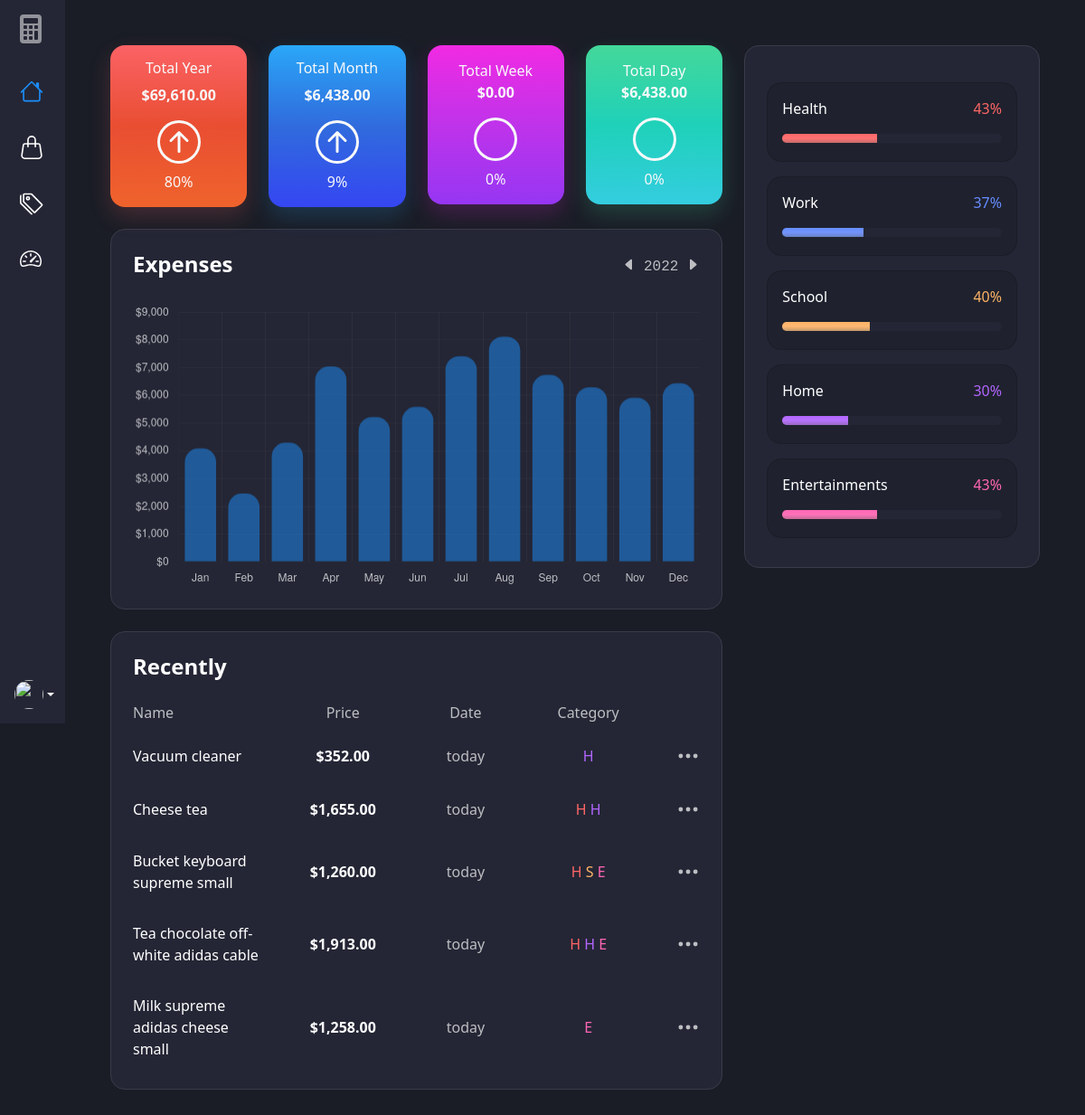
Before: / with the older database file.
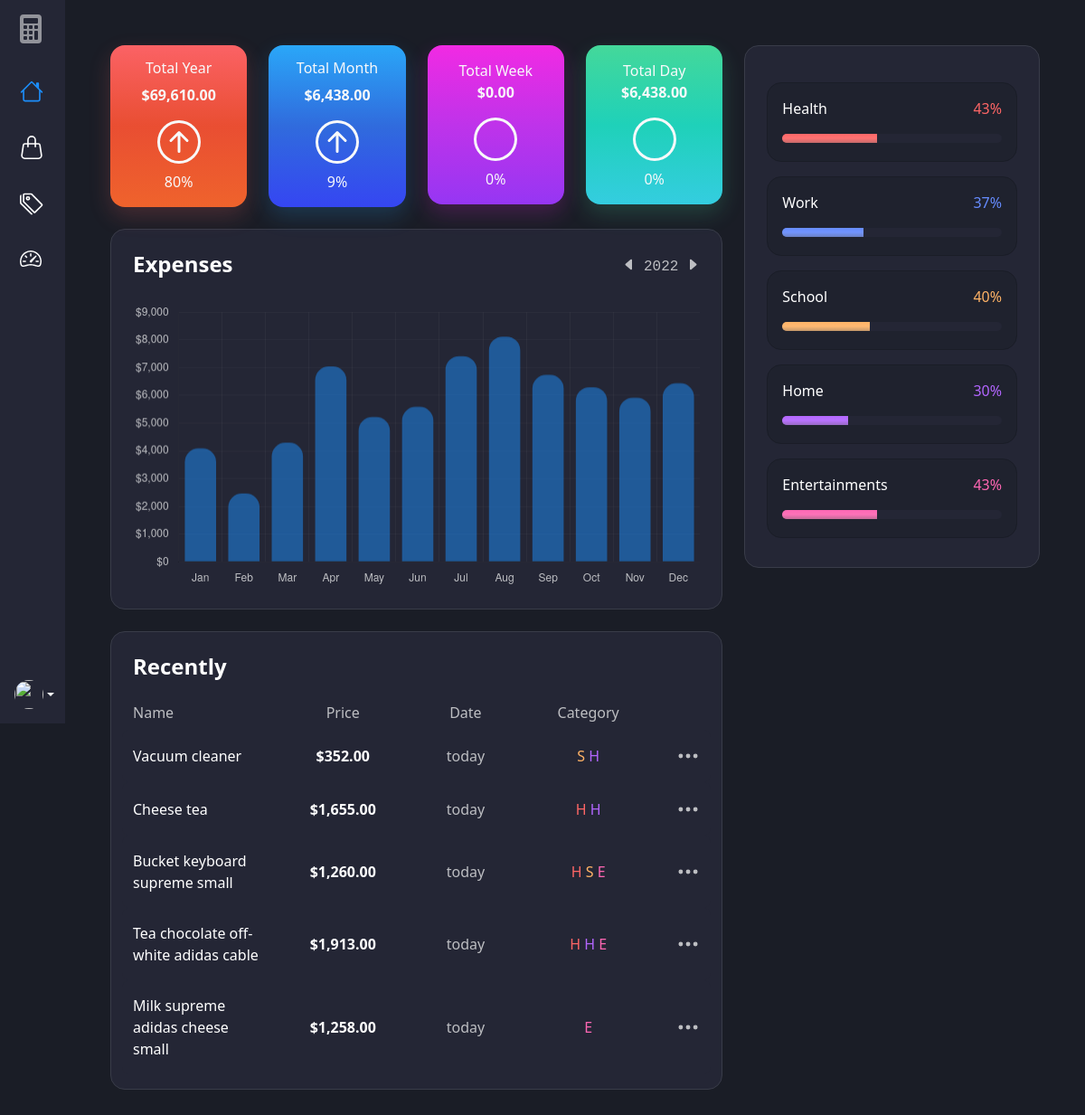
After: the same page with the newer database file.
### expenses/models.py (models this page shows, shortened)
class Expense(models.Model):
    user = models.ForeignKey(User, on_delete=models.CASCADE, blank=True, null=True)
    name = models.CharField(max_length=100)
    price = models.DecimalField(max_digits=12, decimal_places=2)
    category = models.ManyToManyField(
        Category, related_name='category', blank=True)
    created = models.DateTimeField(auto_now_add=True)
    class Meta:
        ordering = ['user', '-created']

class Category(models.Model):
    user = models.ForeignKey(User, on_delete=models.CASCADE, blank=True, null=True)
    name = models.CharField(max_length=100)
    color = models.CharField(max_length=7, default='#1c8efb')
    created = models.DateTimeField(auto_now_add=True)
    def __str__(self):
        return self.name
    class Meta:
        ordering = ['user', '-created']

### expenses/views.py (the view)
# urls.py: path('', views.home, name='home'),
def home(request):
    _MONTHNAMES = ["Jan", "Feb", "Mar", "Apr", "May", "Jun",
                   "Jul", "Aug", "Sep", "Oct", "Nov", "Dec"]
    today = datetime.combine(date.today(), time(0, 0, 0))
    week = timedelta(minutes=60*24*7)
    expenses = Expense.objects.all()[0:5]
    categories = Category.objects.all()
    total_year = sum(i.price for i in Expense.objects.filter(
        created__year=today.year))
    total_month = sum(i.price for i in Expense.objects.filter(
        created__year=today.year, created__month=today.month))
    total_week = sum(i.price for i in Expense.objects.filter(
        created__gte=today - week, created__lte=today))
    total_day = sum(i.price for i in Expense.objects.filter(
        created__year=today.year, created__month=today.month, created__day=today.day))
    last_year = sum(i.price for i in Expense.objects.filter(
        created__year=today.year - 1))
    last_month = sum(i.price for i in Expense.objects.filter(
        created__year=today.year, created__month=today.month - 1))
    last_week = sum(i.price for i in Expense.objects.filter(
        created__gte=today - week - week, created__lte=today - week))
    last_day = sum(i.price for i in Expense.objects.filter(
        created__year=today.year, created__month=today.month, created__day=today.day - 1))
    percent_last_year = _get_percent_last(
        now=total_year, last=last_year)
    percent_last_month = _get_percent_last(
        now=total_month, last=last_month)
    percent_last_week = _get_percent_last(
        now=total_week, last=last_week)
    percent_last_day = _get_percent_last(
        now=total_day, last=last_day)
    categories_percent = _get_categories_percent(
        expenses=Expense.objects.all(), categories=categories)
    expenses_data = []
    for m in range(1, 13):
        expenses_data.append(float(sum(e.price for e in Expense.objects.filter(created__year=today.year, created__month=m))))
    context = {
        'form': ExpenseForm(),
        'expenses': expenses,
        'categories': categories,
        'categories_percent': categories_percent,
        'total_year': total_year,
        'total_month': total_month,
        'total_week': total_week,
        'total_day': total_day,
        'percent_last_year': percent_last_year,
        'percent_last_month': percent_last_month,
        'percent_last_week': percent_last_week,
        'percent_last_day': percent_last_day,
        'expenses_data': expenses_data,
        'months': _MONTHNAMES,
        'chart_year': today.year,
    }
    return render(request, 'expenses/home.html', context)

### expenses/templates/expenses/home.html (shortened to what this page needs)
{% extends 'expenses/base.html' %}
{% load humanize %}
{% block active-home %}nav-link-active-c{% endblock active-home %}
{% block content %}
<div class="container-fluid">
    <div class="row gy-4">
        <div class="col-12 col-lg-8">
            <div class="row mb-4 gy-4 text-light">
                <div class="col-6 col-md-3">
                    <a href="{% url 'expenses-date-filter' 'year' 'show' %}"
                        class="card rounded-4 text-decoration-none text-light bg-gradient-orange px-2">
                        <div class="card-body text-center">
                            <h6 class="fw-normal">Total Year</h6>
                            <p class="fw-semibold">${{ total_year|floatformat:2|intcomma }}</p>
                            <p class="my-0 mt-2 fs-6">{{ percent_last_year|first|floatformat:0 }}%</p>
                        </div>
                    </a>
                </div>
                <div class="col-6 col-md-3">
                    <a href="{% url 'expenses-date-filter' 'month' 'show' %}"
                        class="card rounded-4 text-decoration-none text-light bg-gradient-blue px-2">
                        <div class="card-body text-center">
                            <h6 class="fw-normal">Total Month</h6>
                            <p class="fw-semibold">${{ total_month|floatformat:2|intcomma }}</p>
                            <p class="my-0 mt-2 fs-6">{{ percent_last_month|first|floatformat:0 }}%</p>
                        </div>
                    </a>
                </div>
                <div class="col-6 col-md-3">
                    <a href="{% url 'expenses-date-filter' 'week' 'show' %}"
                        class="card rounded-4 text-decoration-none text-light bg-gradient-purple px-2">
                        <div class="card-body text-center">
                            Total Week
                            <p class="fw-semibold">${{ total_week|floatformat:2|intcomma }}</p>
                            {% if percent_last_week|last == 'Up' %}
                            <svg xmlns="http://www.w3.org/2000/svg" width="48" height="48" fill="currentColor"
                                viewBox="0 0 16 16">
                                <path fill-rule="evenodd"
                                    d="M8 12a.5.5 0 0 0 .5-.5V5.707l2.146 2.147a.5.5 0 0 0 .708-.708l-3-3a.5.5 0 0 0-.708 0l-3 3a.5.5 0 1 0 .708.708L7.5 5.707V11.5a.5.5 0 0 0 .5.5z" />
                                <path d="M8 15A7 7 0 1 1 8 1a7 7 0 0 1 0 14zm0 1A8 8 0 1 0 8 0a8 8 0 0 0 0 16z" />
                            </svg>
                            {% else %}
                            <svg xmlns="http://www.w3.org/2000/svg" width="48" height="48" fill="currentColor"
                                viewBox="0 0 16 16">
                                <path d="M8 15A7 7 0 1 1 8 1a7 7 0 0 1 0 14zm0 1A8 8 0 1 0 8 0a8 8 0 0 0 0 16z" />
                            </svg>
                            {% endif %}
                            <p class="my-0 mt-2 fs-6">{{ percent_last_week|first|floatformat:0 }}%</p>
                        </div>
                    </a>
                </div>
                <div class="col-6 col-md-3">
                    <a href="{% url 'expenses-date-filter' 'day' 'show' %}"
                        class="card rounded-4 text-decoration-none text-light bg-gradient-green px-2">
                        <div class="card-body text-center">
                            Total Day
                            <p class="fw-semibold">${{ total_day|floatformat:2|intcomma }}</p>
                            {% if percent_last_day|last == 'Up' %}
                            <svg xmlns="http://www.w3.org/2000/svg" width="48" height="48" fill="currentColor"
                                viewBox="0 0 16 16">
                                <path fill-rule="evenodd"
                                    d="M8 12a.5.5 0 0 0 .5-.5V5.707l2.146 2.147a.5.5 0 0 0 .708-.708l-3-3a.5.5 0 0 0-.708 0l-3 3a.5.5 0 1 0 .708.708L7.5 5.707V11.5a.5.5 0 0 0 .5.5z" />
                                <path d="M8 15A7 7 0 1 1 8 1a7 7 0 0 1 0 14zm0 1A8 8 0 1 0 8 0a8 8 0 0 0 0 16z" />
                            </svg>
                            {% else %}
                            <svg xmlns="http://www.w3.org/2000/svg" width="48" height="48" fill="currentColor"
                                viewBox="0 0 16 16">
                                <path d="M8 15A7 7 0 1 1 8 1a7 7 0 0 1 0 14zm0 1A8 8 0 1 0 8 0a8 8 0 0 0 0 16z" />
                            </svg>
                            {% endif %}
                            <p class="my-0 mt-2 fs-6">{{ percent_last_day|first|floatformat:0 }}%</p>
                        </div>
                    </a>
                </div>
            </div>
            <div class="card border-light-c rounded-4 bg-light-c px-2 mb-4">
                <div class="card-body p-3">
                    <div class="row align-items-center justify-content-between">
                        <div class="col mb-1">
                            <h4 class="fw-semibold mb-4 mt-2">
                                Expenses
                            </h4>
                        </div>
                        <div class="col text-end font-monospace mb-4 mt-2">
                            <div id="expenseChartCont">
                                {% include 'expenses/expense-chart.html' %}
                            </div>
                        </div>
                    </div>
                    <div class="mb-2">
                        <canvas id="expenseChart"></canvas>
                    </div>
                    <script>
                        const expenseChart = new Chart(
                            document.getElementById('expenseChart'),
                            config
                        );
                    </script>
                </div>
            </div>
            {% include 'expenses/expenses-card.html' %}
        </div>
        <div class="col-12 col-lg-4">
            <div class="card border-light-c rounded-4 bg-light-c px-2">
                <div class="card-body p-3">
                    {% for category in categories %}
                    {% if category.category.all %}
                    <div class="card border-dark-c rounded-4 bg-second-c my-3">
                        <div class="card-body">
                            {% for key, value in categories_percent.items %}
                            {% if key == category.name %}
                            <div class="row">
                                <a href="" class="col text-base-link">
                                    {{ category.name }}</a>
                                <span class="col text-end" style="color: {{ category.color }};">
                                    {{ value|floatformat:0 }}%
                                </span>
                            </div>
                            <div class="progress mt-3 mb-1" style="height: 10px; background-color: #242635;">
                                <div class="progress-bar bg-gradient-c" role="progressbar"
                                    style="width: {{ value|floatformat:0 }}%; background-color: {{ category.color }};">
                                </div>
                            </div>
                            {% endif %}
                            {% endfor %}
                        </div>
                    </div>
                    {% endif %}
                    {% endfor %}
                </div>
            </div>
        </div>
    </div>
</div>
{% endblock content %}

### expenses/templates/expenses/expenses-card-rows.html (shortened to what this page needs)
{% load humanize %}
{% for expense in expenses %}
<div class="row py-3 align-items-center justify-content-between table-row">
    <div class="col-6 col-sm-3 col-md-3">
        <p class="my-0">{{ expense.name }}</p>
    </div>
    <div class="col-6 col-sm-3 col-md-3 text-center">
        <p class="my-0 fw-semibold">${{ expense.price|intcomma }}</p>
    </div>
    <div class="col-6 col-sm-2 col-md-2 text-center">
        <p class="my-0 text-second">{{ expense.created|naturalday:"M. d, Y" }}</p>
    </div>
    <div class="col-6 col-sm-3 col-md-3 text-center">
        {% for category in expense.category.all %}
        <a style="color: {{ category.color }};" class="text-second-link"
            id="category-opened{{ category.pk }}{{ expense.pk }}"
            onclick="categoryShow({{ category.pk }}, {{ expense.pk }})"> {{ category.name|first }} </a>
        {% endfor %}
    </div>
    <div class="col-6 col-sm-1 col-md-1 text-end">
        <div class="dropdown">
            <a href="#" class="text-second-link" data-bs-toggle="dropdown">
                <svg xmlns="http://www.w3.org/2000/svg" width="26" height="26" fill="currentColor"
                    class="bi bi-three-dots" viewBox="0 0 16 16">
                    <path
                        d="M3 9.5a1.5 1.5 0 1 1 0-3 1.5 1.5 0 0 1 0 3zm5 0a1.5 1.5 0 1 1 0-3 1.5 1.5 0 0 1 0 3zm5 0a1.5 1.5 0 1 1 0-3 1.5 1.5 0 0 1 0 3z" />
                </svg>
            </a>
        </div>
    </div>
</div>
{% endfor %}

Changed rows visible on the page:
changed Expense "Vacuum cleaner": gains Category (name|first "S", name "School", categories_percent "40")
